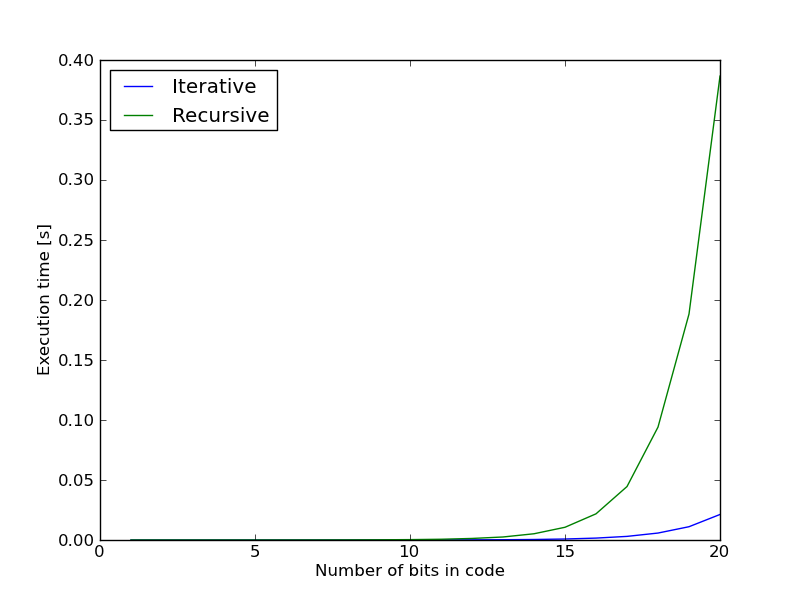

Recreate this plot in Python.
from matplotlib.mlab import binary_repr
from utils import measure_exe_time
import numpy as np
import matplotlib.pyplot as plt

__author__ = 'Mateusz Bednarski'
from numpy import binary_repr


def prepend(item, collection):
	collection = collection.insert(0, item)


def generate_gray_codes_recursive(order):
	if order == 1:
		return ["0", "1"]

	top = generate_gray_codes_recursive(order - 1)
	prepend(0, top)
	low = generate_gray_codes_recursive(order - 1)
	low.reverse()
	prepend(1, low)

	return top + low


def wdi(order):
	if order == 1:
		return ["0", "1"]

	top = list(wdi(order - 1))
	down = list(top)
	down.reverse()
	for i in range(0, len(top)):
		top[i] = "0" + top[i]
	for j in range(0, len(down)):
		down[j] = "1" + down[j]

	return top + down


def generate_gray_codes(count):
	codes = []
	for x in range(count):
		codes.append(x ^ (x >> 1))
	return codes


def bench():
	probes = range(1, 21)
	repeats = 1

	rec = np.zeros((len(probes), 3))
	ite = np.zeros((len(probes), 3))

	ri = []
	row = 0
	for probe in probes:
		print probe
		rr = []
		for i in range(repeats):
			rtime = measure_exe_time(generate_gray_codes, 2 ** probe)
			ri.append(rtime)
			#ri.append(measure_exe_time(generate_gray_codes, probe))
			rr.append(measure_exe_time(wdi, probe))

		rmean = np.mean(rr)
		rmax = np.max(rr)
		rmin = np.min(rr)
		rec[row, :] = [rmean, rmax, rmin]

		imean = np.mean(ri)
		imax = np.max(ri)
		imin = np.min(ri)

		ite[row, :] = [imean, imax, imin]
		row += 1

	p1, = plt.plot(probes, ite[:, 0])
	p2, = plt.plot(probes, rec[:, 0])
	plt.legend([p1, p2], ['Iterative', 'Recursive'], loc=2)
	plt.xlabel('Number of bits in code')
	plt.ylabel('Execution time [s]')
	plt.savefig('gray.png')
	plt.show()


if __name__ == '__main__':
	#digits = input('Podaj dlugosc kodu: ')
	#digits = 2
	#codes = generate_gray_codes(2 ** digits)

	#for c in codes:
	#	print binary_repr(c, width=digits)

	#print '*****recursive*****'

	#it = wdi(digits)
	#for c in it:
	#	print c

	bench()